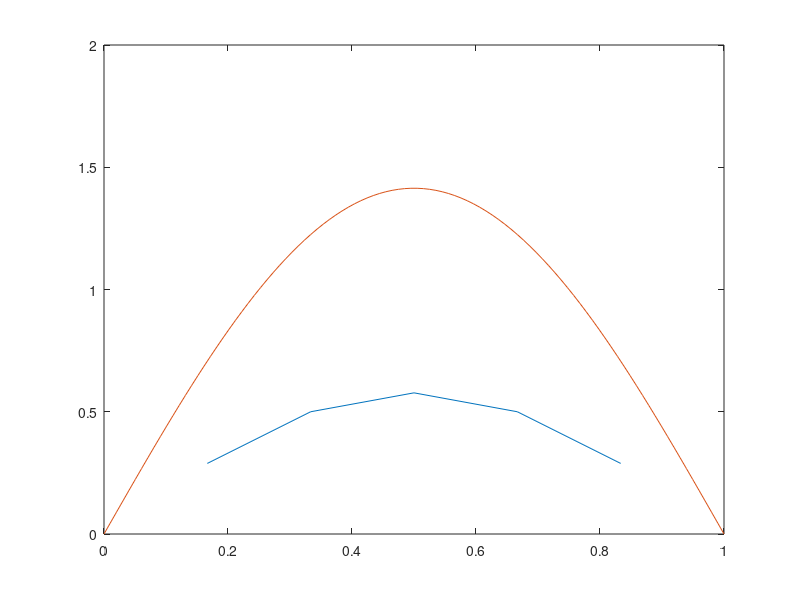

Write MATLAB code to recreate this figure.
twos = 2*ones(5,1)
diagonal_twos = diag(twos)
negative_ones = -1*ones(4,1)
upper_diag_ones = diag(negative_ones,1)
lower_diag_ones = diag(negative_ones,-1)
prefactor = 1/(2*(1/(5+1))^2)
H = prefactor*(diagonal_twos+upper_diag_ones+lower_diag_ones)

[eigen_vectors, eigen_values] = eig(H)
xvalues = linspace(1/(5+1), 5/(5+1), 5);
yvalues = -eigen_vectors(:,1)
xvalues2 = linspace(0,1)
yvalues2 = sqrt(2)*sin(pi*xvalues2)
plot(xvalues,yvalues,xvalues2,yvalues2)
